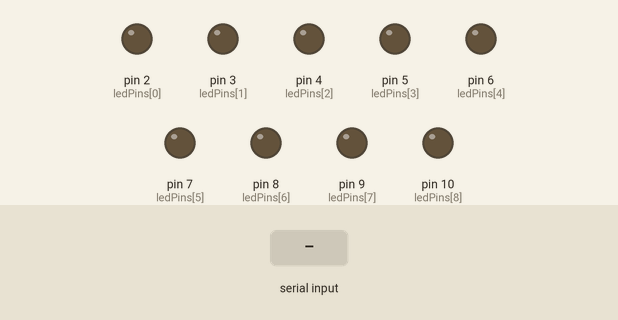
This sketch was run on a simulated Arduino Uno, built with avr-gcc and run on an emulated ATmega328P. On the bench: output pins drawn as LEDs (lit = HIGH). The inputs (shaded band) are chosen by the test bench.

Above: at 1.9 s.
2.0 s: "90,45\n" received over Serial
At 3.2 s:
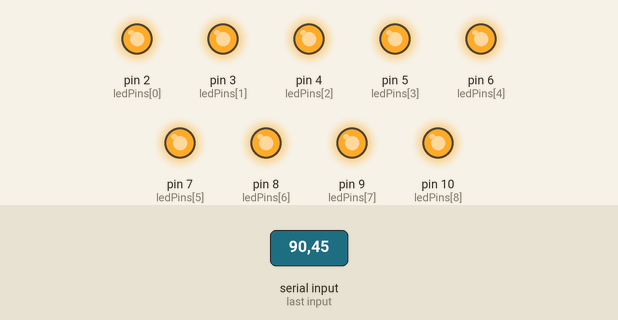
3.5 s: "5\n" received over Serial
At 4.3 s:
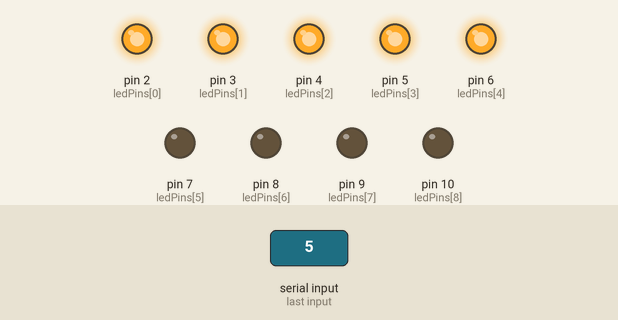
5.0 s: "30,150\n" received over Serial
At 5.6 s:
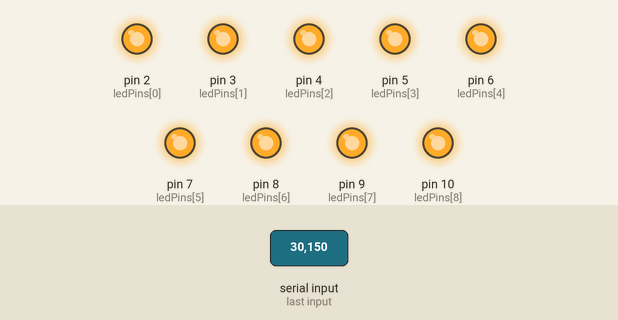
Timing chart, 0 to 8.0 s (numbered marks = the images above; inputs shaded):
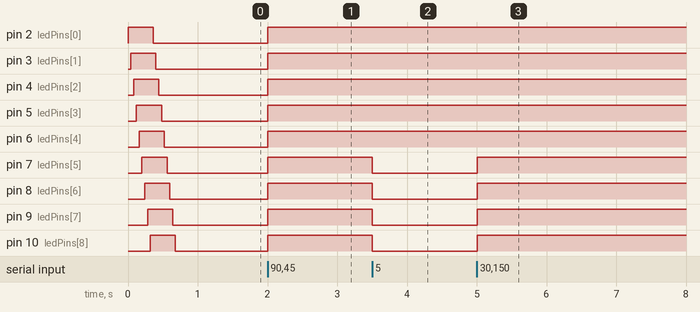

Measured:
- after the input at 2.0 s, pin 2 (ledPins[0]), pin 3 (ledPins[1]), pin 4 (ledPins[2]), pin 5 (ledPins[3]), pin 6 (ledPins[4]), pin 7 (ledPins[5]), pin 8 (ledPins[6]), pin 9 (ledPins[7]), pin 10 (ledPins[8]): LOW → HIGH at once
- after the input at 3.5 s, pin 7 (ledPins[5]), pin 8 (ledPins[6]), pin 9 (ledPins[7]), pin 10 (ledPins[8]): HIGH → LOW at once
- after the input at 5.0 s, pin 7 (ledPins[5]), pin 8 (ledPins[6]), pin 9 (ledPins[7]), pin 10 (ledPins[8]): LOW → HIGH at once

The sketch:

DigitLeds.ino
```cpp
const int NUM_LEDS = 9;
const int ledPins[NUM_LEDS] = { 2, 3, 4, 5, 6, 7, 8, 9, 10 };

String inputBuffer = "";

void setLedCount(int count) {
  count = constrain(count, 0, NUM_LEDS);
  for (int i = 0; i < NUM_LEDS; ++i) {
    digitalWrite(ledPins[i], i < count ? HIGH : LOW);
  }
}

void setup() {
  Serial.begin(9600);

  for (int i = 0; i < NUM_LEDS; ++i) {
    pinMode(ledPins[i], OUTPUT);
    digitalWrite(ledPins[i], LOW);
  }

  for (int i = 0; i < NUM_LEDS; ++i) {
    digitalWrite(ledPins[i], HIGH);
    delay(40);
  }
  for (int i = 0; i < NUM_LEDS; ++i) {
    digitalWrite(ledPins[i], LOW);
    delay(40);
  }
}

void loop() {
  while (Serial.available() > 0) {
    char c = Serial.read();

    if (c == '\n') {
      if (inputBuffer.length() > 0) {
        int digit = inputBuffer.toInt();
        setLedCount(digit);
        inputBuffer = "";
      }
    }
    else if (c != '\r') {
      inputBuffer += c;
    }
  }
}
```
